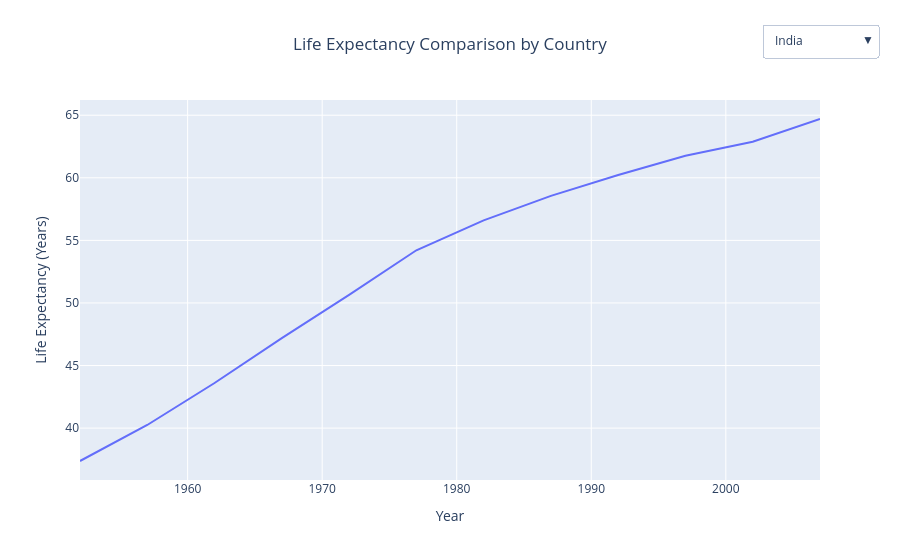

Source (notebook cell):
### Markdown cell above
### 2. Line Plot with Dropdown Selector
    1. Plot life expectancy (lifeExp) versus year (year) for multiple countries (India, China, USA, Brazil).
    2. Add a dropdown menu allowing selection of a country whose line is visible.
    3. Use distinct line colors for each country.
    4. Title: "Life Expectancy Comparison by Country".
    5. Label the x-axis as "Year" and the y-axis as "Life Expectancy (Years)".
    6. Place the legend at the bottom of the plot.

### Code cell
countries = ["India", "China", "United States", "Brazil"]

filtered = data[data["country"].isin(countries)]

fig = go.Figure()

for country in countries:
    country_data = filtered[filtered["country"] == country]
    
    fig.add_trace(
        go.Scatter(
            x=country_data["year"],
            y=country_data["lifeExp"],
            mode="lines",
            name=country,
            visible=True if country == "India" else False
        )
    )

buttons = []

for i, country in enumerate(countries):
    visibility = [False] * len(countries)
    visibility[i] = True

    buttons.append(
        dict(
            label=country,
            method="update",
            args=[{"visible": visibility}]
        )
    )

fig.update_layout(
    updatemenus=[
        dict(
            buttons=buttons,
            direction="down",
            showactive=True,
            x=1, xanchor="center",
            y=1.2, yanchor="top"
        )
    ],
    title=dict(
        text="Life Expectancy Comparison by Country",
        x=0.5
    ),
    xaxis_title="Year",
    yaxis_title="Life Expectancy (Years)",
    legend=dict(orientation="h", y=-0.2)
)

fig.show()

### Figure 1 — Plotly figure (JSON) as saved in the notebook; plotly's stock layout.template omitted (floating-point values rounded to 4 significant figures)
{"data": [{"mode": "lines", "name": "India", "type": "scatter", "visible": true, "x": [1952, 1957, 1962, 1967, 1972, 1977, 1982, 1987, 1992, 1997, 2002, 2007], "y": [37.37, 40.25, 43.6, 47.19, 50.65, 54.21, 56.6, 58.55, 60.22, 61.77, 62.88, 64.7]}, {"mode": "lines", "name": "China", "type": "scatter", "visible": false, "x": [1952, 1957, 1962, 1967, 1972, 1977, 1982, 1987, 1992, 1997, 2002, 2007], "y": [44.0, 50.55, 44.5, 58.38, 63.12, 63.97, 65.53, 67.27, 68.69, 70.43, 72.03, 72.96]}, {"mode": "lines", "name": "United States", "type": "scatter", "visible": false, "x": [1952, 1957, 1962, 1967, 1972, 1977, 1982, 1987, 1992, 1997, 2002, 2007], "y": [68.44, 69.49, 70.21, 70.76, 71.34, 73.38, 74.65, 75.02, 76.09, 76.81, 77.31, 78.24]}, {"mode": "lines", "name": "Brazil", "type": "scatter", "visible": false, "x": [1952, 1957, 1962, 1967, 1972, 1977, 1982, 1987, 1992, 1997, 2002, 2007], "y": [50.92, 53.28, 55.66, 57.63, 59.5, 61.49, 63.34, 65.2, 67.06, 69.39, 71.01, 72.39]}], "layout": {"legend": {"orientation": "h", "y": -0.2}, "title": {"text": "Life Expectancy Comparison by Country", "x": 0.5}, "updatemenus": [{"buttons": [{"args": [{"visible": [true, false, false, false]}], "label": "India", "method": "update"}, {"args": [{"visible": [false, true, false, false]}], "label": "China", "method": "update"}, {"args": [{"visible": [false, false, true, false]}], "label": "United States", "method": "update"}, {"args": [{"visible": [false, false, false, true]}], "label": "Brazil", "method": "update"}], "direction": "down", "showactive": true, "x": 1, "xanchor": "center", "y": 1.2, "yanchor": "top"}], "xaxis": {"title": {"text": "Year"}}, "yaxis": {"title": {"text": "Life Expectancy (Years)"}}}}
